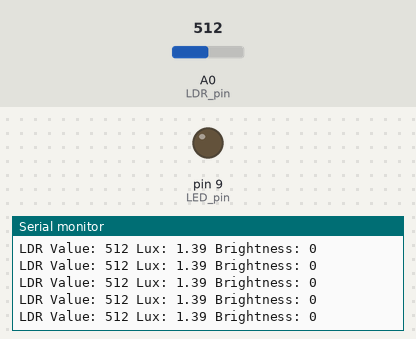
This sketch was run on a simulated Arduino Uno, built with avr-gcc and run on an emulated ATmega328P. Parts: output pins drawn as LEDs (lit = HIGH), the last lines printed to the serial monitor. Inputs (shaded band) come from the test bench; at power-on: A0 (LDR_pin) = 512.

Above: at 1.2 s.
1.3 s: A0 (LDR_pin) set to 111
At 1.4 s:
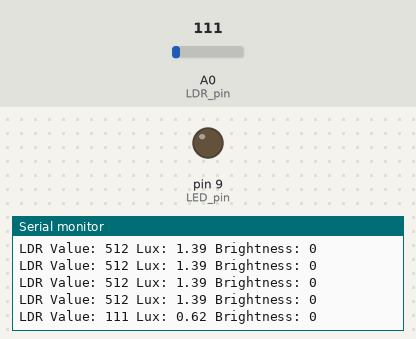
4.3 s: A0 (LDR_pin) set to 91
At 4.31 s:
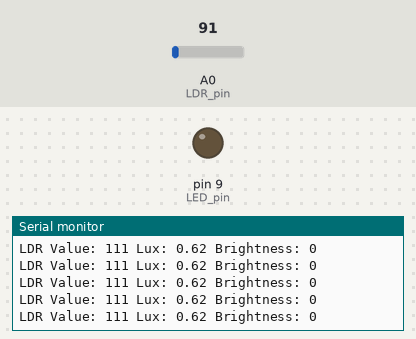
Timing chart, 0 to 7.3 s (numbered marks = the images above; inputs shaded):
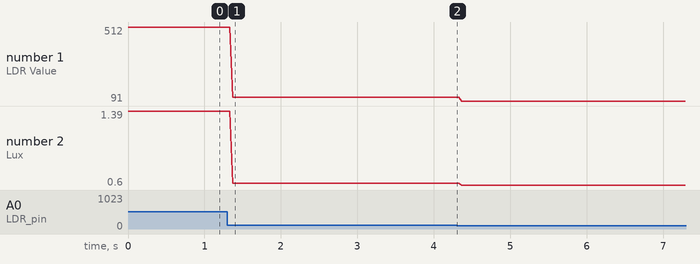

Measured:
- after the input at 1.3 s, the serial monitor: prints a new line after 0.07 s (image 1)
- plotted number 1: 512 → 111 after the input at 1.3 s, 111 → 91 after the input at 4.3 s
- plotted number 2: 1.39 → 0.62 after the input at 1.3 s, 0.62 → 0.6 after the input at 4.3 s

The sketch:

sketch_apr7a.ino
```cpp
int LDR_pin = A0;
int LED_pin = 9;

float a = 0.5;
float b = 0.002;

int brightness = 0;
int step = 20;
int direction = 1;

int LDR_value;

unsigned long previousMillis = 0;
const long interval = 60000; // 1 menit

void setup(){
  Serial.begin(9600);
  pinMode(LED_pin, OUTPUT);
}

void loop(){
  unsigned long currentMillis = millis();

  // Update tiap 1 menit
  if (currentMillis - previousMillis >= interval) {
    previousMillis = currentMillis;

    brightness += step * direction;

    if (brightness >= 220) {
      brightness = 220;
      direction = -1;
    }
    else if (brightness <= 0) {
      brightness = 0;
      direction = 1;
    }

    analogWrite(LED_pin, brightness);
  }

  // LDR tetap dibaca terus (tidak nunggu 1 menit)
  LDR_value = analogRead(LDR_pin);
  float lux = a * exp(b * LDR_value);

  Serial.print("LDR Value: ");
  Serial.print(LDR_value);
  Serial.print(" Lux: ");
  Serial.print(lux);
  Serial.print(" Brightness: ");
  Serial.println(brightness);
}
```
